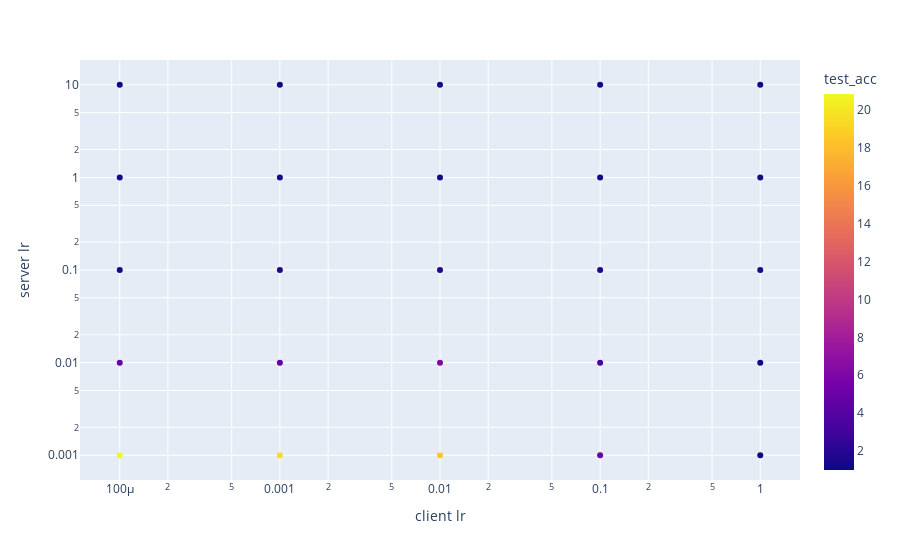

This figure's notebook cell:
### Code cell
import plotly.express as px
# df = px.data.gapminder()

fig = px.scatter(df_tmp, x="client lr", y="server lr",
	         color="test_acc", log_x=True, log_y=True, size_max=60)
fig.show()

### Figure 1 — Plotly figure (JSON) as saved in the notebook; plotly's stock layout.template omitted (floating-point values rounded to 4 significant figures)
{"data": [{"hovertemplate": "client lr=%{x}<br>server lr=%{y}<br>test_acc=%{marker.color}<extra></extra>", "legendgroup": "", "marker": {"color": [20.84, 19.57, 18.47, 4.81, 1, 4.78, 4.52, 6.11, 3.35, 1.34, 1.41, 1.68, 1.77, 1.67, 1.59, 1.54, 1.61, 1.42, 1.31, 1.42, 1.16, 1.08, 1.48, 1.16, 1.19], "coloraxis": "coloraxis", "symbol": "circle"}, "mode": "markers", "name": "", "orientation": "v", "showlegend": false, "type": "scatter", "x": [0.0001, 0.001, 0.01, 0.1, 1, 0.0001, 0.001, 0.01, 0.1, 1, 0.0001, 0.001, 0.01, 0.1, 1, 0.0001, 0.001, 0.01, 0.1, 1, 0.0001, 0.001, 0.01, 0.1, 1], "xaxis": "x", "y": [0.001, 0.001, 0.001, 0.001, 0.001, 0.01, 0.01, 0.01, 0.01, 0.01, 0.1, 0.1, 0.1, 0.1, 0.1, 1, 1, 1, 1, 1, 10, 10, 10, 10, 10], "yaxis": "y"}], "layout": {"autosize": true, "coloraxis": {"colorbar": {"title": {"text": "test_acc"}}, "colorscale": [[0, "#0d0887"], [0.1111, "#46039f"], [0.2222, "#7201a8"], [0.3333, "#9c179e"], [0.4444, "#bd3786"], [0.5556, "#d8576b"], [0.6667, "#ed7953"], [0.7778, "#fb9f3a"], [0.8889, "#fdca26"], [1, "#f0f921"]]}, "legend": {"tracegroupgap": 0}, "margin": {"t": 60}, "xaxis": {"anchor": "y", "autorange": true, "domain": [0, 1], "range": [-4.239, 0.239], "title": {"text": "client lr"}, "type": "log"}, "yaxis": {"anchor": "x", "autorange": true, "domain": [0, 1], "range": [-3.284, 1.284], "title": {"text": "server lr"}, "type": "log"}}}
